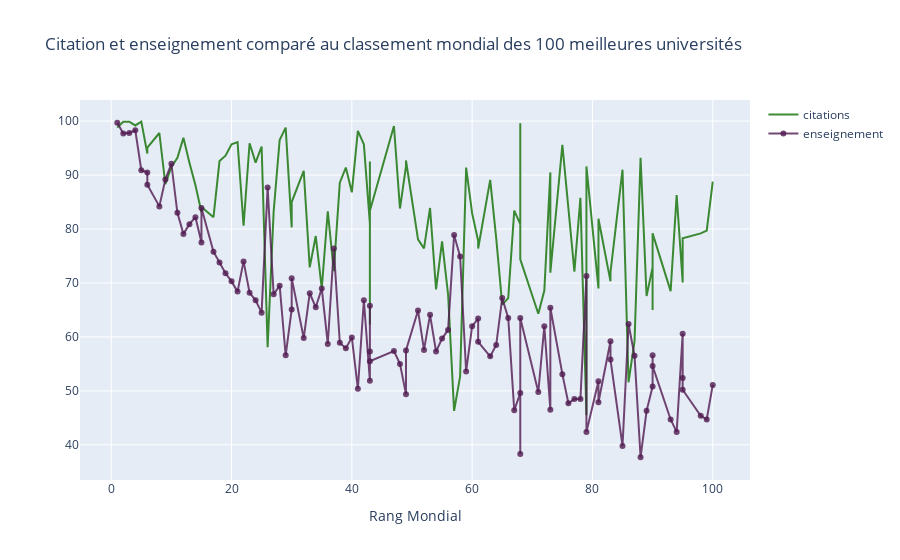

Write notebook code for a chart like this one.
### Markdown cell above
<a id="2"></a> <br>
<font color='purple'>
## 2. Line Charts
    
<font color='black'>    
Exemple de graphiques linéaires : citation et enseignement comparé au classement mondial des 100 meilleures universités

 * Importe les objets graph via "go"
 * Création de traces 
     * x : axe x 
     * y : axe y 
     * mode: type de tracé comme marqueur, ligne ou ligne + marqueurs 
     * name : nom des plots 
     * marker : marker est utilisé comme un dictionnaire. 
         * color : couleur des lignes. Il faut du RVB (rouge, vert, bleu) et l'opacité (alpha) 
     * text : Le texte du survol (le survol est un curseur) 
 * data : est une liste à laquelle nous ajoutons des traces 
 * layout : c'est un dictionnaire. 
     * title : titre de la mise en page 
     * x axis : c'est le dictionnaire 
         * title : étiquette de l'axe des x 
         * ticklen : longueur des marques de l'axe x 
         * zeroline : montrant zéro ligne ou non 
 * fig : il comprend les données et la mise en page 
 * iplot() : trace la figure (fig) créée par les données et la disposition

### Code cell
# Prépare les trames de données (data frame)
df = timesData.iloc[:100,:]

# import graph objects as "go"
import plotly.graph_objs as go

# Création de la trame 1
trace1 = go.Scatter(
                    x = df.world_rank,
                    y = df.citations,
                    mode = "lines",
                    name = "citations",
                    marker = dict(color = 'rgba(16, 112, 2, 0.8)'),
                    text = df.university_name)
# Création de la trame 2
trace2 = go.Scatter(
                    x = df.world_rank,
                    y = df.teaching,
                    mode = "lines+markers",
                    name = "enseignement",
                    marker = dict(color = 'rgba(80, 26, 80, 0.8)'),
                    text = df.university_name)

data = [trace1, trace2]
layout = dict(title = 'Citation et enseignement comparé au classement mondial des 100 meilleures universités',
              xaxis = dict(title = 'Rang Mondial',ticklen = 5,zeroline= False)
             )
fig = dict(data = data, layout = layout)
iplot(fig)

### Figure 1 — Plotly figure (JSON) as saved in the notebook; plotly's stock layout.template omitted (floating-point values rounded to 4 significant figures)
{"data": [{"marker": {"color": "rgba(16, 112, 2, 0.8)"}, "mode": "lines", "name": "citations", "text": ["Harvard University", "California Institute of Technology", "Massachusetts Institute of Technology", "Stanford University", "Princeton University", "University of Cambridge", "University of Oxford", "University of California, Berkeley", "Imperial College London", "Yale University", "University of California, Los Angeles", "University of Chicago", "Johns Hopkins University", "Cornell University", "ETH Zurich – Swiss Federal Institute of Technology Zurich", "University of Michigan", "University of Toronto", "Columbia University", "University of Pennsylvania", "Carnegie Mellon University", "University of Hong Kong", "University College London", "University of Washington", "Duke University", "Northwestern University", "University of Tokyo", "Georgia Institute of Technology", "Pohang University of Science and Technology", "University of California, Santa Barbara", "University of British Columbia", "University of North Carolina at Chapel Hill", "University of California, San Diego", "University of Illinois at Urbana-Champaign", "National University of Singapore", "McGill University", "University of Melbourne", "Peking University", "Washington University in St Louis", "École Polytechnique", "University of Edinburgh", "Hong Kong University of Science and Technology", "École Normale Supérieure", "Australian National University", "Karolinska Institute", "University of Göttingen", "University of Wisconsin", "Rice University", "École Polytechnique Fédérale de Lausanne", "University of California, Irvine", "University of Science and Technology of China", "Vanderbilt University", "University of Minnesota", "Tufts University", "University of California, Davis", "Brown University", "University of Massachusetts", "Kyoto University", "Tsinghua University", "Boston University", "New York University", "Emory University", "LMU Munich", "University of Notre Dame", "University of Pittsburgh", "Case Western Reserve University", "Ohio State University", "University of Colorado Boulder", "University of Bristol", "University of California, Santa Cruz", "Yeshiva University", "University of Sydney", "University of Virginia", "University of Adelaide", "University of Southern California", "William & Mary", "Trinity College Dublin", "King’s College London", "Stony Brook University", "Korea Advanced Institute of Science and Technology (KAIST)", "University of Sussex", "The University of Queensland", "University of York", "Heidelberg University", "University of Utah", "Durham University", "London School of Economics and Political Science", "University of Manchester", "Royal Holloway, University of London", "Lund University", "University of Southampton", "University of Zurich", "Wake Forest University", "McMaster University", "University College Dublin", "George Washington University", "University of Arizona", "University of Basel", "University of Maryland, College Park", "Dartmouth College", "École Normale Supérieure de Lyon"], "type": "scatter", "x": ["1", "2", "3", "4", "5", "6", "6", "8", "9", "10", "11", "12", "13", "14", "15", "15", "17", "18", "19", "20", "21", "22", "23", "24", "25", "26", "27", "28", "29", "30", "30", "32", "33", "34", "35", "36", "37", "38", "39", "40", "41", "42", "43", "43", "43", "43", "47", "48", "49", "49", "51", "52", "53", "54", "55", "56", "57", "58", "59", "60", "61", "61", "63", "64", "65", "66", "67", "68", "68", "68", "71", "72", "73", "73", "75", "76", "77", "78", "79", "79", "81", "81", "83", "83", "85", "86", "87", "88", "89", "90", "90", "90", "93", "94", "95", "95", "95", "98", "99", "100"], "y": [98.8, 99.9, 99.9, 99.2, 99.9, 94, 95.1, 97.8, 88.3, 91.5, 93.2, 96.9, 92.3, 88.1, 83.1, 84.1, 82.2, 92.6, 93.6, 95.7, 96.1, 80.6, 95.9, 92.3, 95.3, 58.1, 83.2, 96.5, 98.8, 80.3, 85, 90.8, 72.9, 78.7, 69, 83.3, 72.2, 88.6, 91.4, 86.8, 98.2, 95.7, 81, 62.3, 92.5, 83.4, 99.1, 83.8, 91.6, 92.7, 78.1, 76.4, 83.9, 68.8, 77.7, 67.9, 46.3, 52.7, 91.4, 82.9, 77.8, 76.4, 89.1, 78.3, 66, 67.2, 83.4, 80.9, 99.6, 74.4, 64.3, 68.6, 90.5, 71.9, 95.6, 84.4, 72.1, 85.8, 45.5, 91.6, 69, 81.9, 70.3, 72, 91, 51.6, 59.2, 93.2, 67.6, 72.9, 65, 79.2, 68.5, 86.3, 70.2, 70.1, 78.3, 79.2, 79.7, 88.8]}, {"marker": {"color": "rgba(80, 26, 80, 0.8)"}, "mode": "lines+markers", "name": "enseignement", "text": ["Harvard University", "California Institute of Technology", "Massachusetts Institute of Technology", "Stanford University", "Princeton University", "University of Cambridge", "University of Oxford", "University of California, Berkeley", "Imperial College London", "Yale University", "University of California, Los Angeles", "University of Chicago", "Johns Hopkins University", "Cornell University", "ETH Zurich – Swiss Federal Institute of Technology Zurich", "University of Michigan", "University of Toronto", "Columbia University", "University of Pennsylvania", "Carnegie Mellon University", "University of Hong Kong", "University College London", "University of Washington", "Duke University", "Northwestern University", "University of Tokyo", "Georgia Institute of Technology", "Pohang University of Science and Technology", "University of California, Santa Barbara", "University of British Columbia", "University of North Carolina at Chapel Hill", "University of California, San Diego", "University of Illinois at Urbana-Champaign", "National University of Singapore", "McGill University", "University of Melbourne", "Peking University", "Washington University in St Louis", "École Polytechnique", "University of Edinburgh", "Hong Kong University of Science and Technology", "École Normale Supérieure", "Australian National University", "Karolinska Institute", "University of Göttingen", "University of Wisconsin", "Rice University", "École Polytechnique Fédérale de Lausanne", "University of California, Irvine", "University of Science and Technology of China", "Vanderbilt University", "University of Minnesota", "Tufts University", "University of California, Davis", "Brown University", "University of Massachusetts", "Kyoto University", "Tsinghua University", "Boston University", "New York University", "Emory University", "LMU Munich", "University of Notre Dame", "University of Pittsburgh", "Case Western Reserve University", "Ohio State University", "University of Colorado Boulder", "University of Bristol", "University of California, Santa Cruz", "Yeshiva University", "University of Sydney", "University of Virginia", "University of Adelaide", "University of Southern California", "William & Mary", "Trinity College Dublin", "King’s College London", "Stony Brook University", "Korea Advanced Institute of Science and Technology (KAIST)", "University of Sussex", "The University of Queensland", "University of York", "Heidelberg University", "University of Utah", "Durham University", "London School of Economics and Political Science", "University of Manchester", "Royal Holloway, University of London", "Lund University", "University of Southampton", "University of Zurich", "Wake Forest University", "McMaster University", "University College Dublin", "George Washington University", "University of Arizona", "University of Basel", "University of Maryland, College Park", "Dartmouth College", "École Normale Supérieure de Lyon"], "type": "scatter", "x": ["1", "2", "3", "4", "5", "6", "6", "8", "9", "10", "11", "12", "13", "14", "15", "15", "17", "18", "19", "20", "21", "22", "23", "24", "25", "26", "27", "28", "29", "30", "30", "32", "33", "34", "35", "36", "37", "38", "39", "40", "41", "42", "43", "43", "43", "43", "47", "48", "49", "49", "51", "52", "53", "54", "55", "56", "57", "58", "59", "60", "61", "61", "63", "64", "65", "66", "67", "68", "68", "68", "71", "72", "73", "73", "75", "76", "77", "78", "79", "79", "81", "81", "83", "83", "85", "86", "87", "88", "89", "90", "90", "90", "93", "94", "95", "95", "95", "98", "99", "100"], "y": [99.7, 97.7, 97.8, 98.3, 90.9, 90.5, 88.2, 84.2, 89.2, 92.1, 83, 79.1, 80.9, 82.2, 77.5, 83.9, 75.8, 73.8, 71.8, 70.3, 68.4, 74, 68.2, 66.8, 64.5, 87.7, 67.9, 69.5, 56.6, 65.1, 70.9, 59.8, 68.1, 65.5, 69, 58.7, 76.4, 58.9, 57.9, 59.9, 50.4, 66.8, 51.9, 65.8, 57.3, 55.5, 57.4, 55, 49.4, 57.5, 64.9, 57.6, 64.1, 57.3, 59.7, 61.3, 78.9, 74.9, 53.6, 62, 63.4, 59.1, 56.4, 58.5, 67.2, 63.5, 46.4, 49.6, 38.3, 63.5, 49.8, 62, 46.5, 65.4, 53.1, 47.7, 48.5, 48.5, 71.3, 42.4, 51.8, 47.9, 59.2, 55.8, 39.8, 62.4, 56.5, 37.7, 46.3, 50.8, 56.6, 54.6, 44.7, 42.4, 60.6, 52.4, 50.2, 45.4, 44.7, 51.1]}], "layout": {"title": {"text": "Citation et enseignement comparé au classement mondial des 100 meilleures universités"}, "xaxis": {"ticklen": 5, "title": {"text": "Rang Mondial"}, "zeroline": false}}}
